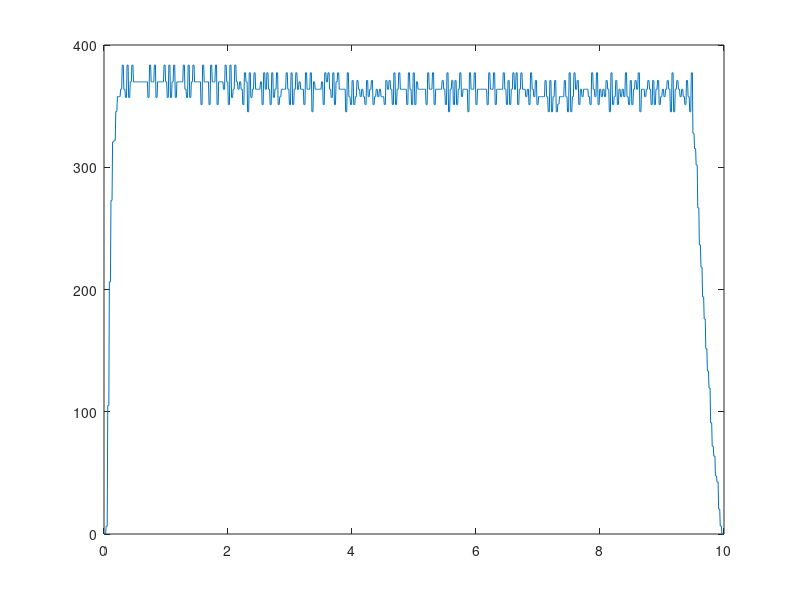
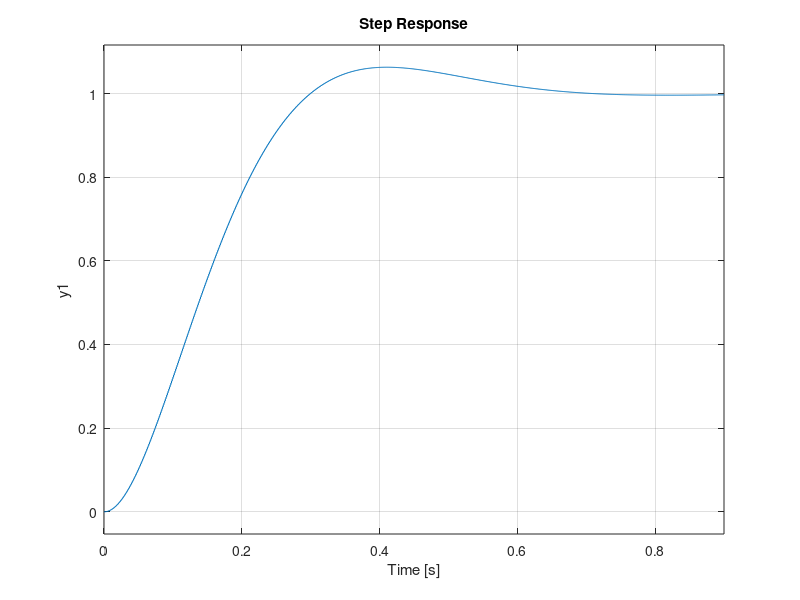

Here is the MATLAB script that generated these plots, in order:
%% sample data

output = [
    0.00
0.00
0.00
0.00
-6.53
-6.53
-6.53
-105.10
-105.10
-105.10
-206.16
-206.16
-206.16
-272.86
-272.86
-272.86
-320.69
-320.69
-320.69
-321.99
-321.99
-321.99
-345.62
-345.62
-345.62
-357.75
-357.75
-357.75
-357.75
-357.75
-357.75
-363.81
-363.81
-363.81
-383.57
-383.57
-383.57
-363.81
-363.81
-363.81
-357.12
-357.12
-357.12
-383.57
-383.57
-383.57
-357.12
-357.12
-357.12
-369.87
-369.87
-369.87
-383.57
-383.57
-383.57
-369.87
-369.87
-369.87
-369.87
-369.87
-369.87
-369.87
-369.87
-369.87
-369.87
-369.87
-369.87
-369.87
-369.87
-369.87
-369.87
-369.87
-369.87
-369.87
-369.87
-369.87
-369.87
-369.87
-369.87
-369.87
-369.87
-369.87
-357.12
-357.12
-357.12
-383.57
-383.57
-383.57
-369.87
-369.87
-369.87
-369.87
-369.87
-369.87
-383.57
-383.57
-383.57
-357.12
-357.12
-357.12
-369.87
-369.87
-369.87
-369.87
-369.87
-369.87
-369.87
-369.87
-369.87
-369.87
-369.87
-369.87
-383.57
-383.57
-383.57
-369.87
-369.87
-369.87
-357.12
-357.12
-357.12
-383.57
-383.57
-383.57
-357.12
-357.12
-357.12
-369.87
-369.87
-369.87
-383.57
-383.57
-383.57
-357.12
-357.12
-357.12
-369.87
-369.87
-369.87
-369.87
-369.87
-369.87
-369.87
-369.87
-369.87
-369.87
-369.87
-369.87
-383.57
-383.57
-383.57
-363.81
-363.81
-363.81
-357.12
-357.12
-357.12
-383.57
-383.57
-383.57
-357.12
-357.12
-357.12
-369.87
-369.87
-369.87
-383.57
-383.57
-383.57
-369.87
-369.87
-369.87
-369.87
-369.87
-369.87
-369.87
-369.87
-369.87
-369.87
-369.87
-369.87
-351.26
-351.26
-351.26
-383.57
-383.57
-383.57
-369.87
-369.87
-369.87
-369.87
-369.87
-369.87
-369.87
-369.87
-369.87
-351.26
-351.26
-351.26
-383.57
-383.57
-383.57
-369.87
-369.87
-369.87
-369.87
-369.87
-369.87
-383.57
-383.57
-383.57
-351.26
-351.26
-351.26
-369.87
-369.87
-369.87
-369.87
-369.87
-369.87
-369.87
-369.87
-369.87
-363.81
-363.81
-363.81
-383.57
-383.57
-383.57
-369.87
-369.87
-369.87
-351.26
-351.26
-351.26
-383.57
-383.57
-383.57
-357.12
-357.12
-357.12
-363.81
-363.81
-363.81
-383.57
-383.57
-383.57
-369.87
-369.87
-369.87
-363.81
-363.81
-363.81
-369.87
-369.87
-369.87
-363.81
-363.81
-363.81
-351.26
-351.26
-351.26
-377.28
-377.28
-377.28
-369.87
-369.87
-369.87
-345.41
-345.41
-345.41
-377.28
-377.28
-377.28
-357.12
-357.12
-357.12
-363.81
-363.81
-363.81
-377.28
-377.28
-377.28
-363.81
-363.81
-363.81
-363.81
-363.81
-363.81
-363.81
-363.81
-363.81
-369.87
-369.87
-369.87
-351.26
-351.26
-351.26
-377.28
-377.28
-377.28
-363.81
-363.81
-363.81
-377.28
-377.28
-377.28
-363.81
-363.81
-363.81
-351.26
-351.26
-351.26
-377.28
-377.28
-377.28
-357.12
-357.12
-357.12
-363.81
-363.81
-363.81
-377.28
-377.28
-377.28
-351.26
-351.26
-351.26
-357.75
-357.75
-357.75
-363.81
-363.81
-363.81
-363.81
-363.81
-363.81
-363.81
-363.81
-363.81
-377.28
-377.28
-377.28
-363.81
-363.81
-363.81
-351.26
-351.26
-351.26
-377.28
-377.28
-377.28
-351.26
-351.26
-351.26
-363.81
-363.81
-363.81
-377.28
-377.28
-377.28
-363.81
-363.81
-363.81
-369.87
-369.87
-369.87
-363.81
-363.81
-363.81
-363.81
-363.81
-363.81
-351.26
-351.26
-351.26
-377.28
-377.28
-377.28
-363.81
-363.81
-363.81
-363.81
-363.81
-363.81
-377.28
-377.28
-377.28
-345.41
-345.41
-345.41
-369.87
-369.87
-369.87
-363.81
-363.81
-363.81
-363.81
-363.81
-363.81
-363.81
-363.81
-363.81
-363.81
-363.81
-363.81
-369.87
-369.87
-369.87
-351.26
-351.26
-351.26
-377.28
-377.28
-377.28
-369.87
-369.87
-369.87
-377.28
-377.28
-377.28
-363.81
-363.81
-363.81
-357.12
-357.12
-357.12
-377.28
-377.28
-377.28
-351.26
-351.26
-351.26
-369.87
-369.87
-369.87
-377.28
-377.28
-377.28
-363.81
-363.81
-363.81
-363.81
-363.81
-363.81
-363.81
-363.81
-363.81
-363.81
-363.81
-363.81
-345.41
-345.41
-345.41
-377.28
-377.28
-377.28
-357.75
-357.75
-357.75
-351.26
-351.26
-351.26
-371.00
-371.00
-371.00
-351.26
-351.26
-351.26
-357.75
-357.75
-357.75
-371.00
-371.00
-371.00
-363.81
-363.81
-363.81
-357.75
-357.75
-357.75
-363.81
-363.81
-363.81
-357.75
-357.75
-357.75
-351.26
-351.26
-351.26
-371.00
-371.00
-371.00
-357.75
-357.75
-357.75
-363.81
-363.81
-363.81
-371.00
-371.00
-371.00
-351.26
-351.26
-351.26
-357.75
-357.75
-357.75
-363.81
-363.81
-363.81
-357.75
-357.75
-357.75
-363.81
-363.81
-363.81
-357.75
-357.75
-357.75
-357.75
-357.75
-357.75
-351.26
-351.26
-351.26
-371.00
-371.00
-371.00
-363.81
-363.81
-363.81
-371.00
-371.00
-371.00
-363.81
-363.81
-363.81
-351.26
-351.26
-351.26
-377.28
-377.28
-377.28
-351.26
-351.26
-351.26
-363.81
-363.81
-363.81
-377.28
-377.28
-377.28
-363.81
-363.81
-363.81
-363.81
-363.81
-363.81
-363.81
-363.81
-363.81
-363.81
-363.81
-363.81
-351.26
-351.26
-351.26
-377.28
-377.28
-377.28
-363.81
-363.81
-363.81
-351.26
-351.26
-351.26
-377.28
-377.28
-377.28
-351.26
-351.26
-351.26
-369.87
-369.87
-369.87
-363.81
-363.81
-363.81
-363.81
-363.81
-363.81
-363.81
-363.81
-363.81
-363.81
-363.81
-363.81
-363.81
-363.81
-363.81
-351.26
-351.26
-351.26
-377.28
-377.28
-377.28
-363.81
-363.81
-363.81
-363.81
-363.81
-363.81
-377.28
-377.28
-377.28
-351.26
-351.26
-351.26
-363.81
-363.81
-363.81
-363.81
-363.81
-363.81
-363.81
-363.81
-363.81
-363.81
-363.81
-363.81
-371.00
-371.00
-371.00
-363.81
-363.81
-363.81
-351.26
-351.26
-351.26
-377.28
-377.28
-377.28
-345.41
-345.41
-345.41
-363.81
-363.81
-363.81
-371.00
-371.00
-371.00
-351.26
-351.26
-351.26
-371.00
-371.00
-371.00
-351.26
-351.26
-351.26
-363.81
-363.81
-363.81
-377.28
-377.28
-377.28
-357.75
-357.75
-357.75
-363.81
-363.81
-363.81
-363.81
-363.81
-363.81
-363.81
-363.81
-363.81
-345.41
-345.41
-345.41
-377.28
-377.28
-377.28
-363.81
-363.81
-363.81
-363.81
-363.81
-363.81
-377.28
-377.28
-377.28
-351.26
-351.26
-351.26
-363.81
-363.81
-363.81
-363.81
-363.81
-363.81
-363.81
-363.81
-363.81
-363.81
-363.81
-363.81
-363.81
-363.81
-363.81
-363.81
-363.81
-363.81
-351.26
-351.26
-351.26
-377.28
-377.28
-377.28
-363.81
-363.81
-363.81
-363.81
-363.81
-363.81
-377.28
-377.28
-377.28
-351.26
-351.26
-351.26
-363.81
-363.81
-363.81
-363.81
-363.81
-363.81
-363.81
-363.81
-363.81
-363.81
-363.81
-363.81
-377.28
-377.28
-377.28
-363.81
-363.81
-363.81
-351.26
-351.26
-351.26
-371.00
-371.00
-371.00
-351.26
-351.26
-351.26
-363.81
-363.81
-363.81
-377.28
-377.28
-377.28
-363.81
-363.81
-363.81
-377.28
-377.28
-377.28
-351.26
-351.26
-351.26
-363.81
-363.81
-363.81
-377.28
-377.28
-377.28
-363.81
-363.81
-363.81
-363.81
-363.81
-363.81
-357.75
-357.75
-357.75
-363.81
-363.81
-363.81
-351.26
-351.26
-351.26
-377.28
-377.28
-377.28
-363.81
-363.81
-363.81
-357.75
-357.75
-357.75
-371.00
-371.00
-371.00
-351.26
-351.26
-351.26
-357.75
-357.75
-357.75
-357.75
-357.75
-357.75
-357.75
-357.75
-357.75
-357.75
-357.75
-357.75
-371.00
-371.00
-371.00
-357.75
-357.75
-357.75
-345.41
-345.41
-345.41
-371.00
-371.00
-371.00
-345.41
-345.41
-345.41
-357.75
-357.75
-357.75
-371.00
-371.00
-371.00
-345.41
-345.41
-345.41
-351.68
-351.68
-351.68
-357.75
-357.75
-357.75
-357.75
-357.75
-357.75
-357.75
-357.75
-357.75
-371.00
-371.00
-371.00
-357.75
-357.75
-357.75
-345.41
-345.41
-345.41
-377.28
-377.28
-377.28
-345.41
-345.41
-345.41
-357.75
-357.75
-357.75
-377.28
-377.28
-377.28
-363.81
-363.81
-363.81
-371.00
-371.00
-371.00
-351.26
-351.26
-351.26
-363.81
-363.81
-363.81
-357.75
-357.75
-357.75
-363.81
-363.81
-363.81
-363.81
-363.81
-363.81
-363.81
-363.81
-363.81
-357.75
-357.75
-357.75
-351.26
-351.26
-351.26
-377.28
-377.28
-377.28
-363.81
-363.81
-363.81
-357.75
-357.75
-357.75
-377.28
-377.28
-377.28
-351.26
-351.26
-351.26
-363.81
-363.81
-363.81
-357.75
-357.75
-357.75
-363.81
-363.81
-363.81
-357.75
-357.75
-357.75
-371.00
-371.00
-371.00
-363.81
-363.81
-363.81
-345.41
-345.41
-345.41
-377.28
-377.28
-377.28
-351.26
-351.26
-351.26
-357.75
-357.75
-357.75
-371.00
-371.00
-371.00
-351.26
-351.26
-351.26
-363.81
-363.81
-363.81
-357.75
-357.75
-357.75
-363.81
-363.81
-363.81
-357.75
-357.75
-357.75
-377.28
-377.28
-377.28
-357.75
-357.75
-357.75
-351.26
-351.26
-351.26
-371.00
-371.00
-371.00
-351.26
-351.26
-351.26
-363.81
-363.81
-363.81
-371.00
-371.00
-371.00
-363.81
-363.81
-363.81
-377.28
-377.28
-377.28
-345.41
-345.41
-345.41
-363.81
-363.81
-363.81
-363.81
-363.81
-363.81
-357.75
-357.75
-357.75
-363.81
-363.81
-363.81
-371.00
-371.00
-371.00
-363.81
-363.81
-363.81
-351.26
-351.26
-351.26
-371.00
-371.00
-371.00
-351.26
-351.26
-351.26
-363.81
-363.81
-363.81
-371.00
-371.00
-371.00
-351.26
-351.26
-351.26
-357.75
-357.75
-357.75
-363.81
-363.81
-363.81
-357.75
-357.75
-357.75
-363.81
-363.81
-363.81
-371.00
-371.00
-371.00
-363.81
-363.81
-363.81
-345.41
-345.41
-345.41
-377.28
-377.28
-377.28
-345.41
-345.41
-345.41
-363.81
-363.81
-363.81
-371.00
-371.00
-371.00
-363.81
-363.81
-363.81
-357.75
-357.75
-357.75
-363.81
-363.81
-363.81
-357.75
-357.75
-357.75
-351.26
-351.26
-351.26
-371.00
-371.00
-371.00
-357.75
-357.75
-357.75
-345.41
-345.41
-345.41
-377.28
-377.28
-377.28
-327.85
-327.85
-327.85
-315.30
-315.30
-315.30
-301.83
-301.83
-301.83
-266.79
-266.79
-266.79
-236.48
-236.48
-236.48
-218.29
-218.29
-218.29
-194.03
-194.03
-194.03
-175.84
-175.84
-175.84
-151.59
-151.59
-151.59
-133.40
-133.40
-133.40
-119.47
-119.47
-119.47
-90.95
-90.95
-90.95
-71.83
-71.83
-71.83
-63.67
-63.67
-63.67
-47.54
-47.54
-47.54
-42.44
-42.44
-42.44
-20.37
-20.37
-20.37
-6.53
-6.53
-6.53
0.00
0.00
0.00
0.00
]' * (-1);

%% transfer function

time = 0:10/length(output):10-10/length(output);

plot(time,output)
input = ones(1, length(output)) * 255;
input(1:4)=0;
input(1100:length(input)) = 0;

T2 = time(13); %0.63 * yss = 229
T1 = time(5);
T = T2 - T1;
yss = mean(output(300:500));
y0 = 0;
uss = 255;
u0 = 0;
K = yss/uss;
H = tf([K], [T, 1])

figure()
Hz = c2d(H, 0.001, 'zoh')
Ho = feedback(Hz,1)
step(Ho)

Hc = tf([0.06914 1], [0.0137 0.1856 0]);
Hcz = c2d(Hc,0.001, 'tustin')
Ho = feedback(Hcz*Hz, 1);
step(Ho)